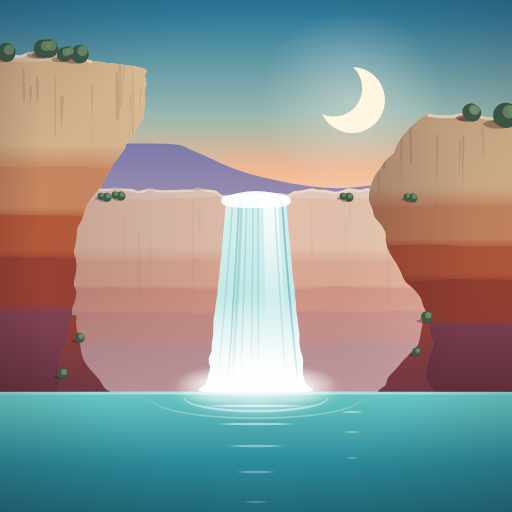
#> input picture round17/dusk.png, 512 x 512 px; its folder holds only this picture in this run
$ python sheet17.py
#> lines starting #> are read from the running program, lines starting #| are printed output that depends on the picture
# python3 sheet16.py out.png : the ten styles, each at 300 px, in a launcher circle at 96, and at 48 px
import subprocess
from PIL import Image, ImageDraw, ImageFont
S = [('dusk', '1  dusk, refined'), ('glow', '2  afterglow'), ('night', '3  moonlit night'), ('okeeffe', "4  O'Keeffe, soft"), ('monsoon', '5  monsoon'), ('nm16', 'before: round 16')]

font = ImageFont.truetype('/usr/share/fonts/truetype/dejavu/DejaVuSans.ttf', 17)
W, TH = 330, 470
sheet = Image.new('RGB', (W*3 + 20, TH*2 + 20), '#f8f8f8'); d = ImageDraw.Draw(sheet)
#> after `sheet = Image.new('RGB', (W * 3 + 20, TH * 2 + 20), '#f8f8f8')`: sheet: PIL image 1010x960 RGB; every value is 248
def circle(img, size):
    img = img.resize((size, size), Image.LANCZOS).convert('RGBA'); m = Image.new('L', (size*4, size*4), 0)
    ImageDraw.Draw(m).ellipse((0, 0, size*4 - 1, size*4 - 1), fill=255); img.putalpha(m.resize((size, size), Image.LANCZOS)); return img
for i, (n, cap) in enumerate(S):
    x = 10 + (i % 3)*W; y = 10 + (i//3)*TH
    big = Image.open(f'{n}.png').convert('RGB').resize((300, 300), Image.LANCZOS); sheet.paste(big, (x + 5, y))
#> after `sheet.paste(big, (x + 5, y))`:
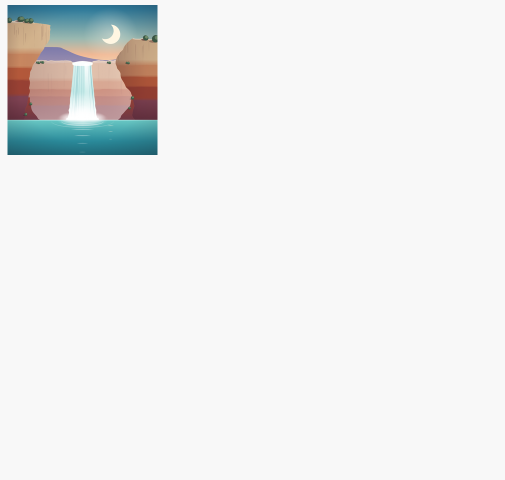
#> sheet: PIL image 1010x960 RGB (shown at 1/2 size); mean R, G, B 237.9, 238.7, 238.5
    d.text((x + 6, y + 306), cap, fill='#333', font=font)
    for j, bg in enumerate(('#e8e6f0', '#202024')):
        t = Image.new('RGBA', (112, 112), bg); t.alpha_composite(circle(big, 96), (8, 8)); sheet.paste(t, (x + 5 + j*118, y + 336))
#> this loop made 2 passes
#> pass 1, `t = Image.new('RGBA', (112, 112), bg)`:
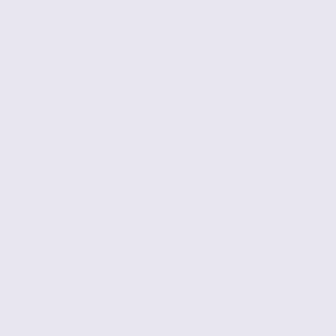
#> t: PIL image 112x112 RGBA (shown 3 times larger); mean R, G, B, A 232, 230, 240, 255
#> pass 1, in circle, `img = img.resize((size, size), Image.LANCZOS).convert('RGBA')`:
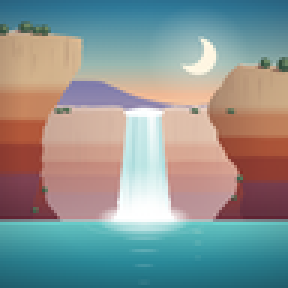
#> img: PIL image 96x96 RGBA (shown 3 times larger); mean R, G, B, A 139.3, 147.7, 145.5, 255
#> after the loop:
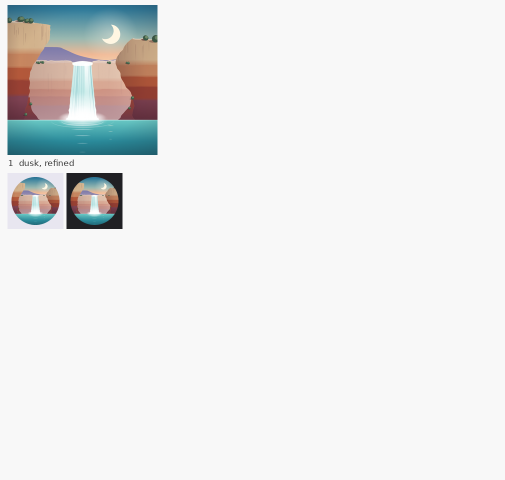
#> sheet: PIL image 1010x960 RGB (shown at 1/2 size); mean R, G, B 235.2, 235.9, 235.7
#> after the loop:
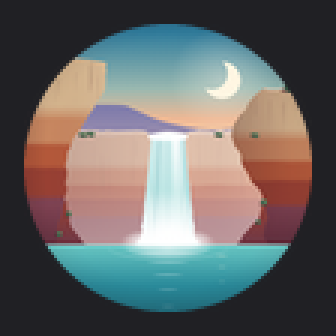
#> t: PIL image 112x112 RGBA (shown 3 times larger); mean R, G, B, A 103.7, 102.4, 101, 255
#> (the run stopped early here; a loop or call above may not have finished)
